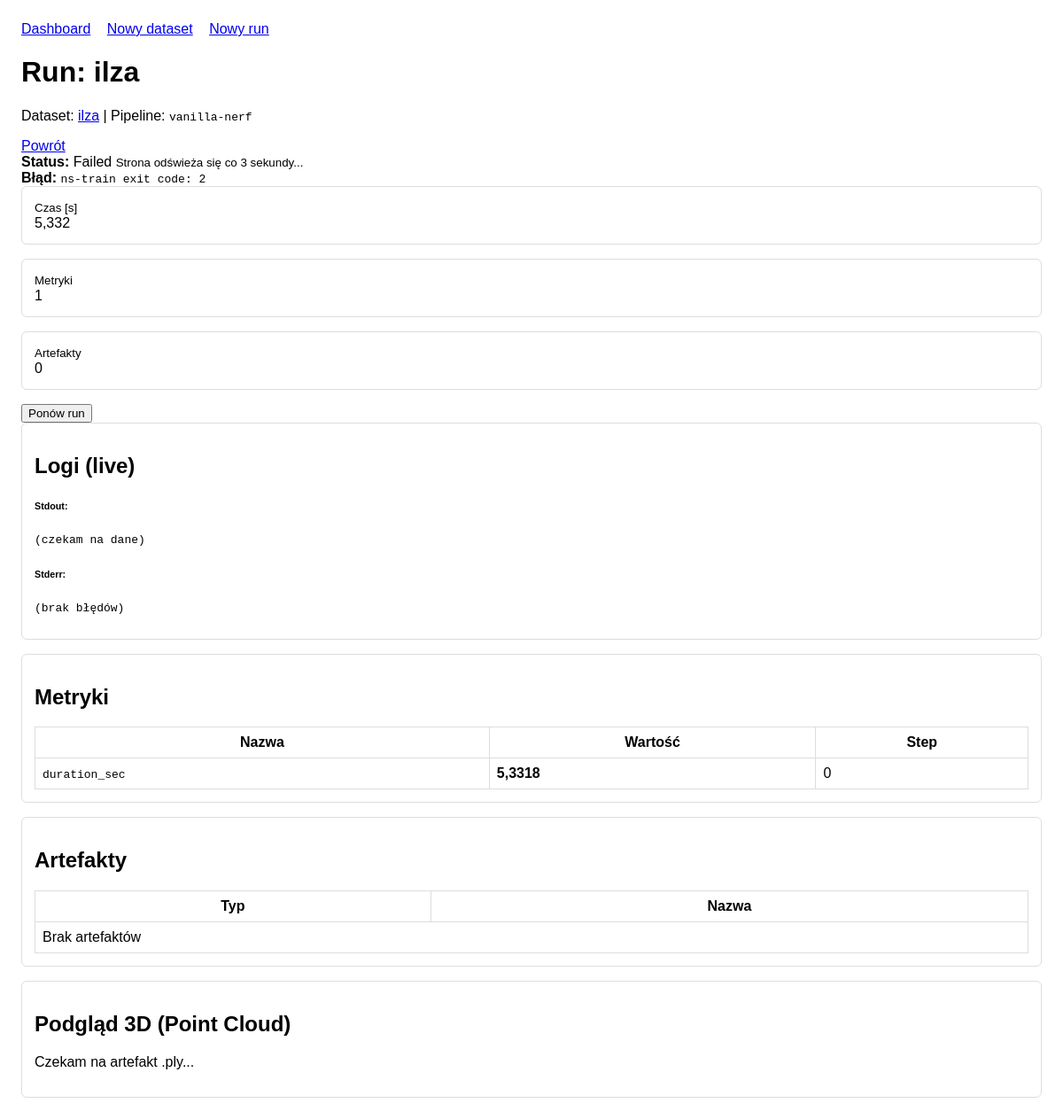
Screenshot of /runs/1/ with the database file from the repository.
### experiments/models.py (models this page shows, shortened)
class ExperimentRun(models.Model):
    class PipelineType(models.TextChoices):
        VANILLA_NERF = "vanilla-nerf", "Vanilla NeRF"
        VANILLA_GS = "vanilla-gaussian-splatting", "Vanilla Gaussian Splatting"
    class Status(models.TextChoices):
        PENDING = "pending", "Pending"
        RUNNING = "running", "Running"
        SUCCESS = "success", "Success"
        FAILED = "failed", "Failed"
    name = models.CharField(max_length=128)
    dataset = models.ForeignKey(Dataset, on_delete=models.CASCADE, related_name="runs")
    pipeline_type = models.CharField(max_length=32, choices=PipelineType.choices)
    status = models.CharField(max_length=16, choices=Status.choices, default=Status.PENDING)
    command = models.TextField(blank=True)
    config_json = models.JSONField(default=dict, blank=True)
    output_dir = models.CharField(max_length=512, blank=True)
    stdout_log = models.TextField(blank=True)
    stderr_log = models.TextField(blank=True)
    error_message = models.TextField(blank=True)
    started_at = models.DateTimeField(null=True, blank=True)
    finished_at = models.DateTimeField(null=True, blank=True)
    created_at = models.DateTimeField(auto_now_add=True)
    class Meta:
        ordering = ["-created_at"]
    @property
    def duration_seconds(self) -> float | None:
        if not self.started_at or not self.finished_at:
            return None
        return round((self.finished_at - self.started_at).total_seconds(), 3)

class Dataset(models.Model):
    name = models.CharField(max_length=128, unique=True)
    description = models.TextField(blank=True)
    data_path = models.CharField(max_length=512)
    created_at = models.DateTimeField(auto_now_add=True)
    class Meta:
        ordering = ["-created_at"]

class Metric(models.Model):
    run = models.ForeignKey(ExperimentRun, on_delete=models.CASCADE, related_name="metrics")
    name = models.CharField(max_length=64)
    value = models.FloatField()
    step = models.PositiveIntegerField(default=0)
    created_at = models.DateTimeField(auto_now_add=True)
    class Meta:
        ordering = ["name", "step"]

### experiments/views.py (the view)
# urls.py: path("runs/<int:pk>/", views.run_detail, name="run_detail"),
def run_detail(request, pk: int):
    run = get_object_or_404(ExperimentRun.objects.select_related("dataset"), pk=pk)
    metrics = run.metrics.all()
    artifacts = run.artifacts.all()
    cloud = next((a for a in artifacts if Path(a.file_path).suffix.lower() in {".ply", ".splat"}), None)
    cloud_url = artifact_to_media_url(cloud) if cloud else ""
    return render(
        request,
        "experiments/run_detail.html",
        {
            "run": ExperimentRun.objects.select_related("dataset").get(pk=run.pk),
            "metrics": metrics,
            "artifacts": artifacts,
            "cloud_url": cloud_url,
        },
    )

### experiments/templates/experiments/run_detail.html (shortened to what this page needs)
{% extends 'experiments/base.html' %}
{% load static %}
{% block content %}
<div class="d-flex justify-content-between align-items-center mb-3 gap-2">
    <div>
        <h1 class="h3 mb-1">Run: {{ run.name }}</h1>
        <p class="text-muted mb-0">
            Dataset: <a href="{% url 'experiments:dataset_detail' run.dataset.pk %}">{{ run.dataset.name }}</a> |
            Pipeline: <code>{{ run.pipeline_type }}</code>
        </p>
    </div>
    <a href="{% url 'experiments:dashboard' %}" class="btn btn-outline-secondary btn-sm">Powrót</a>
</div>
<div class="alert alert-{% if run.status == 'success' %}success{% elif run.status == 'failed' %}danger{% elif run.status == 'running' or run.status == 'pending' %}warning{% else %}secondary{% endif %}">
    <strong>Status:</strong>
    <span id="run-status-badge" data-run-status="{{ run.status }}" class="badge bg-{% if run.status == 'running' or run.status == 'pending' %}warning{% elif run.status == 'success' %}success{% elif run.status == 'failed' %}danger{% else %}secondary{% endif %}">
        {{ run.get_status_display }}
    </span>
    <span id="run-status-spinner" class="{% if run.status != 'running' and run.status != 'pending' %}d-none{% endif %}">
        <small class="ms-2">Strona odświeża się co 3 sekundy...</small>
    </span>
    {% if run.status == 'failed' and run.error_message %}
        <div class="mt-2"><strong>Błąd:</strong> <code id="run-error-message">{{ run.error_message }}</code></div>
    {% endif %}
</div>
<div class="row mb-3">
    <div class="col-md-3">
        <div class="card bg-light">
            <div class="card-body">
                <small class="text-muted">Czas [s]</small>
                <div id="run-duration" class="h4 mb-0">{{ run.duration_seconds|default:'-' }}</div>
            </div>
        </div>
    </div>
    <div class="col-md-3">
        <div class="card bg-light">
            <div class="card-body">
                <small class="text-muted">Metryki</small>
                <div class="h4 mb-0">{{ metrics.count }}</div>
            </div>
        </div>
    </div>
    <div class="col-md-3">
        <div class="card bg-light">
            <div class="card-body">
                <small class="text-muted">Artefakty</small>
                <div class="h4 mb-0">{{ artifacts.count }}</div>
            </div>
        </div>
    </div>
    <div class="col-md-3">
        {% if run.status == 'pending' or run.status == 'failed' or run.status == 'success' %}
            <form method="post" action="{% url 'experiments:run_start' run.pk %}">
                {% if run.status == 'failed' %}
                    <button type="submit" class="btn btn-warning w-100">Ponów run</button>
                {% elif run.status == 'success' %}
                    <button type="submit" class="btn btn-outline-success w-100">Uruchom ponownie</button>
                {% else %}
                    <button type="submit" class="btn btn-success w-100">Uruchom pipeline</button>
                {% endif %}
            </form>
        {% endif %}
    </div>
</div>
<div class="card mb-3">
    <div class="card-header">
        <h2 class="h5 mb-0">Logi (live)</h2>
    </div>
    <div class="card-body">
        <div class="mb-3">
            <h6>Stdout:</h6>
            <pre id="stdout-log" class="bg-dark text-light p-2 rounded" style="max-height: 300px; overflow-y: auto;">{{ run.stdout_log|default:'(czekam na dane)' }}</pre>
        </div>
        <div>
            <h6>Stderr:</h6>
            <pre id="stderr-log" class="bg-danger text-light p-2 rounded" style="max-height: 300px; overflow-y: auto;">{{ run.stderr_log|default:'(brak błędów)' }}</pre>
        </div>
    </div>
</div>
<div class="row">
    <div class="col-md-6">
        <div class="card">
            <div class="card-header">
                <h2 class="h5 mb-0">Metryki</h2>
            </div>
            <div class="table-responsive">
                <table class="table table-sm mb-0">
                    <thead class="table-light">
                        <tr><th>Nazwa</th><th>Wartość</th><th>Step</th></tr>
                    </thead>
                    <tbody>
                    {% for metric in metrics %}
                        <tr>
                            <td><code>{{ metric.name }}</code></td>
                            <td><strong>{{ metric.value|floatformat:4 }}</strong></td>
                            <td>{{ metric.step }}</td>
                        </tr>
                    {% empty %}
                        <tr><td colspan="3" class="text-center text-muted">Brak metryk</td></tr>
                    {% endfor %}
                    </tbody>
                </table>
            </div>
        </div>
    </div>
    <div class="col-md-6">
        <div class="card">
            <div class="card-header">
                <h2 class="h5 mb-0">Artefakty</h2>
            </div>
            <div class="table-responsive">
                <table class="table table-sm mb-0">
                    <thead class="table-light">
                        <tr><th>Typ</th><th>Nazwa</th></tr>
                    </thead>
                    <tbody>
                    {% for artifact in artifacts %}
                        <tr>
                            <td><span class="badge bg-info">{{ artifact.get_artifact_type_display }}</span></td>
                            <td><small>{{ artifact.label|default:'-' }}</small></td>
                        </tr>
                    {% empty %}
                        <tr><td colspan="2" class="text-center text-muted">Brak artefaktów</td></tr>
                    {% endfor %}
                    </tbody>
                </table>
            </div>
        </div>
    </div>
</div>
<div class="card mt-3">
    <div class="card-header">
        <h2 class="h5 mb-0">Podgląd 3D (Point Cloud)</h2>
    </div>
    <div class="card-body">
        <div id="viewer-panel" data-has-initial-cloud="{% if cloud_url %}1{% else %}0{% endif %}">
            {% if cloud_url %}
                <div id="viewer" data-point-cloud-url="{{ cloud_url }}" style="width:100%; height:400px;"></div>
            {% else %}
                <p class="text-muted mb-0">Czekam na artefakt .ply...</p>
            {% endif %}
        </div>
    </div>
</div>
{% endblock %}

### experiments/templates/experiments/base.html (style rules this page uses)
body { font-family: Arial, sans-serif; margin: 24px; }
table { border-collapse: collapse; width: 100%; margin-top: 16px; }
th, td { border: 1px solid #ddd; padding: 8px; }
.card { border: 1px solid #ddd; padding: 14px; margin-bottom: 16px; border-radius: 6px; }

### rows the page displays
ExperimentRun: name "ilza", dataset.name "ilza", pipeline_type "vanilla-nerf", status "Failed", error_message "ns-train exit code: 2", duration_seconds "5,332", count "1", stdout_log "(czekam na dane)", stderr_log "(brak błędów)"
Metric: name "duration_sec", value "5,3318", step "0"

### other values shown
{{ artifacts.count }} "0"
